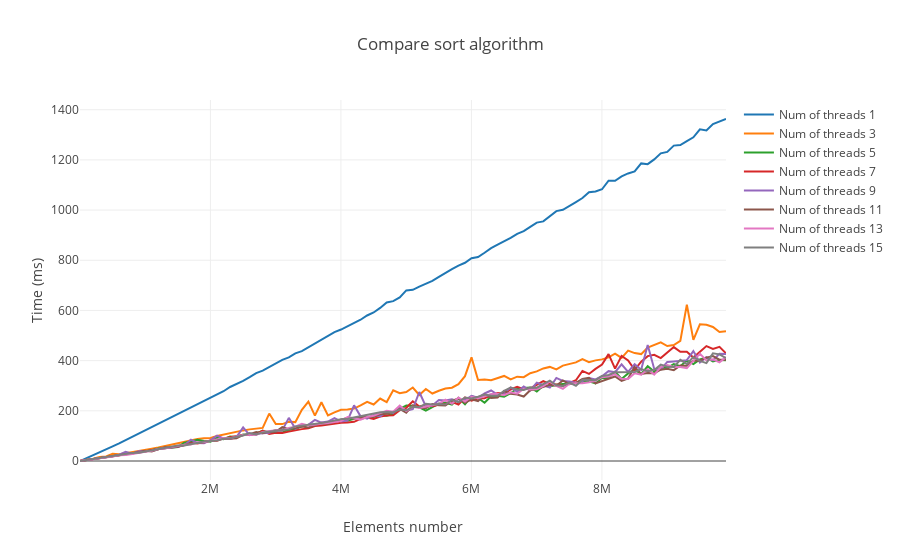

Notebook code cell kept with this figure:
### Code cell
plotly.offline.iplot({
    'data': data2,
    'layout': layout2})
